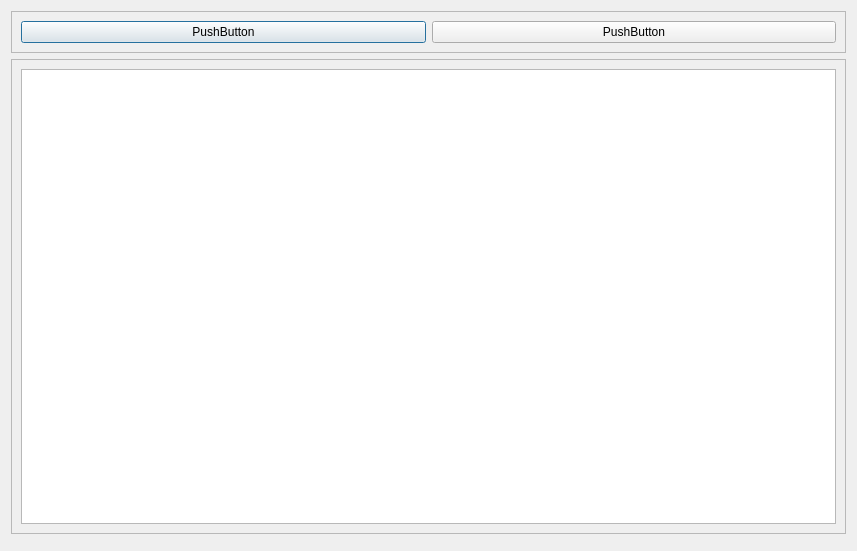
<?xml version="1.0" encoding="UTF-8"?>
<ui version="4.0">
 <class>LIPAttributesTableForm</class>
 <widget class="QDialog" name="LIPAttributesTableForm">
  <property name="geometry">
   <rect>
    <x>0</x>
    <y>0</y>
    <width>857</width>
    <height>551</height>
   </rect>
  </property>
  <property name="windowTitle">
   <string>Dialog</string>
  </property>
  <layout class="QVBoxLayout" name="verticalLayout_2">
   <item>
    <widget class="QFrame" name="frame">
     <property name="frameShape">
      <enum>QFrame::StyledPanel</enum>
     </property>
     <property name="frameShadow">
      <enum>QFrame::Raised</enum>
     </property>
     <layout class="QHBoxLayout" name="horizontalLayout_2">
      <item>
       <widget class="QPushButton" name="pushButton">
        <property name="text">
         <string>PushButton</string>
        </property>
       </widget>
      </item>
      <item>
       <widget class="QPushButton" name="pushButton_2">
        <property name="text">
         <string>PushButton</string>
        </property>
       </widget>
      </item>
     </layout>
    </widget>
   </item>
   <item>
    <widget class="QFrame" name="frame_2">
     <property name="frameShape">
      <enum>QFrame::StyledPanel</enum>
     </property>
     <property name="frameShadow">
      <enum>QFrame::Raised</enum>
     </property>
     <layout class="QHBoxLayout" name="horizontalLayout">
      <item>
       <widget class="LIPAttributeTableWidget" name="tableWidget"/>
      </item>
     </layout>
    </widget>
   </item>
   <item>
    <widget class="QFrame" name="frame_3">
     <property name="frameShape">
      <enum>QFrame::StyledPanel</enum>
     </property>
     <property name="frameShadow">
      <enum>QFrame::Raised</enum>
     </property>
    </widget>
   </item>
  </layout>
 </widget>
 <customwidgets>
  <customwidget>
   <class>LIPAttributeTableWidget</class>
   <extends>QTableWidget</extends>
   <header>lipattributetablewidget.h</header>
  </customwidget>
 </customwidgets>
 <resources/>
 <connections/>
</ui>
